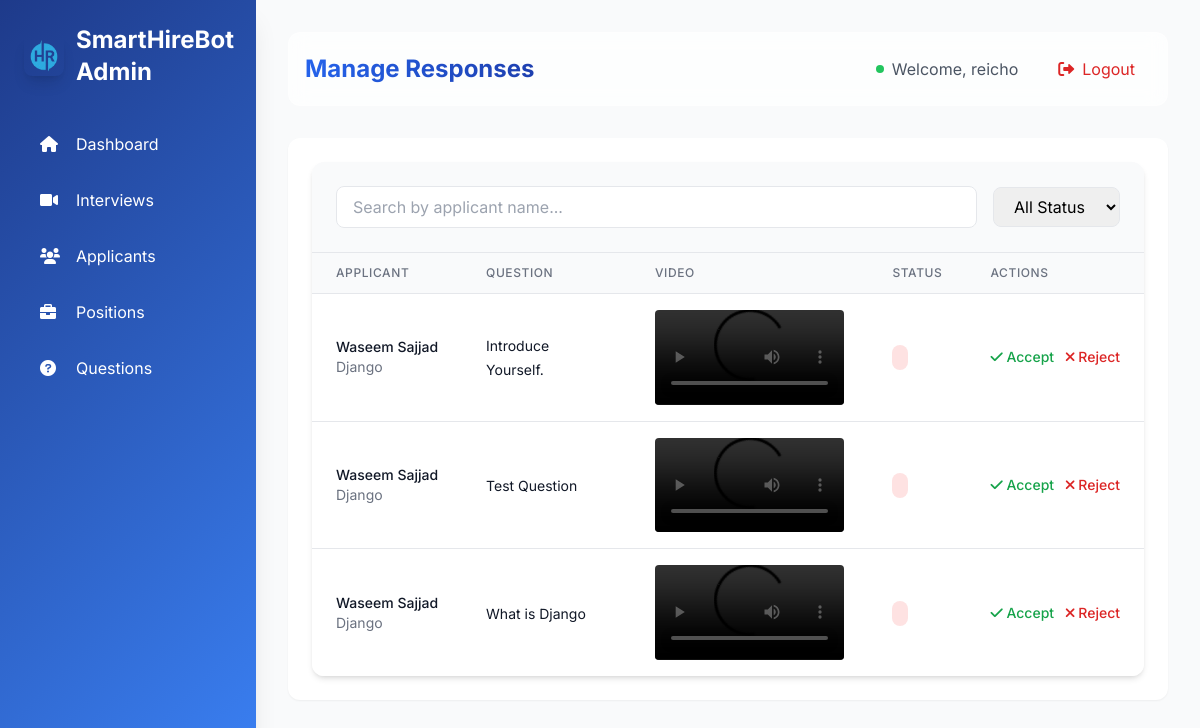
/responses/ (signed in), run on the app's committed database.
### interviews/models.py (models this page shows, shortened)
class ApplicantResponse(models.Model):
    applicant = models.ForeignKey(Applicant, on_delete=models.CASCADE, related_name="responses")
    question = models.ForeignKey(Question, on_delete=models.CASCADE, related_name="responses")
    video_response = models.FileField(upload_to='videos/', null=True, blank=True)
    submission_time = models.DateTimeField(auto_now_add=True)
    score = models.IntegerField(null=True, blank=True)

class Applicant(models.Model):
    STATUS_CHOICES = [
        ('Pending', 'Pending'),
        ('Selected', 'Selected'),
        ('Rejected', 'Rejected'),
    ]
    user = models.ForeignKey(User, on_delete=models.CASCADE, related_name="applicants", null=True, blank=True)
    fullname = models.CharField(max_length=255)
    email = models.EmailField()
    position = models.ForeignKey(Position, on_delete=models.CASCADE, related_name="applicants")
    status = models.CharField(max_length=10, choices=STATUS_CHOICES, default='Pending')
    resume = models.FileField(upload_to='resumes/', null=True, blank=True)
    created_at = models.DateTimeField(auto_now_add=True)
    class Meta:
        unique_together = ('email', 'position')

class Position(models.Model):
    name = models.CharField(max_length=255, unique=True)
    description = models.TextField(blank=True, null=True)
    created_at = models.DateTimeField(auto_now_add=True)
    is_active = models.BooleanField(default=True)

class Question(models.Model):
    text = models.TextField()
    positions = models.ManyToManyField(Position, related_name="questions")
    time_limit = models.IntegerField(default=60)  # Time limit in seconds

### interviews/views.py (the view)
# urls.py: path('responses/', manage_responses, name='manage_responses'),
def manage_responses(request):
    responses = ApplicantResponse.objects.all()
    applicant_id = request.GET.get('applicant')
    if applicant_id:
        responses = responses.filter(applicant_id=applicant_id)
    responses = responses.select_related(
        'applicant', 'question', 'applicant__position'
    ).order_by('-submission_time')
    return render(request, 'admin/manage_responses.html', {
        'responses': responses,
        'applicant_id': applicant_id
    })

### interviews/templates/admin/manage_responses.html (shortened to what this page needs)
{% extends "admin/base_admin.html" %}
{% block admin_content %}
<div class="bg-white rounded-xl shadow-md overflow-hidden">
    <div class="p-6 bg-gray-50 border-b">
        <div class="flex items-center space-x-4">
            <div class="flex-1">
                <input type="text" id="search" placeholder="Search by applicant name..."
                       class="w-full px-4 py-2 border rounded-lg focus:ring-2 focus:ring-blue-500 focus:border-blue-500">
            </div>
            <select id="status-filter" class="px-4 py-2 border rounded-lg focus:ring-2 focus:ring-blue-500 focus:border-blue-500">
                <option value="">All Status</option>
            </select>
        </div>
    </div>
    <div class="overflow-x-auto">
        <table class="min-w-full divide-y divide-gray-200">
            <thead class="bg-gray-50">
                <tr>
                    <th class="px-6 py-3 text-left text-xs font-medium text-gray-500 uppercase tracking-wider">Applicant</th>
                    <th class="px-6 py-3 text-left text-xs font-medium text-gray-500 uppercase tracking-wider">Question</th>
                    <th class="px-6 py-3 text-left text-xs font-medium text-gray-500 uppercase tracking-wider">Video</th>
                    <th class="px-6 py-3 text-left text-xs font-medium text-gray-500 uppercase tracking-wider">Status</th>
                    <th class="px-6 py-3 text-left text-xs font-medium text-gray-500 uppercase tracking-wider">Actions</th>
                </tr>
            </thead>
            <tbody class="bg-white divide-y divide-gray-200">
                {% for response in responses %}
                <tr class="hover:bg-gray-50 transition">
                    <td class="px-6 py-4 whitespace-nowrap">
                        <div class="text-sm">
                            <div class="font-medium text-gray-900">{{ response.applicant.fullname }}</div>
                            <div class="text-gray-500">{{ response.applicant.position.name }}</div>
                        </div>
                    </td>
                    <td class="px-6 py-4">
                        <span class="text-sm text-gray-900">{{ response.question.text|truncatechars:100 }}</span>
                    </td>
                    <td class="px-6 py-4">
                        {% if response.video_response %}
                        <video width="200" controls class="rounded">
                            <source src="{{ response.video_response.url }}" type="video/webm">
                        </video>
                        {% else %}
                        <span class="text-sm text-gray-500">No video uploaded</span>
                        {% endif %}
                    </td>
                    <td class="px-6 py-4 whitespace-nowrap">
                        <span class="px-2 py-1 text-sm rounded-full
                            {% if response.status == 'Pending' %}bg-yellow-100 text-yellow-800
                            {% elif response.status == 'Accepted' %}bg-green-100 text-green-800
                            {% else %}bg-red-100 text-red-800{% endif %}">
                        </span>
                    </td>
                    <td class="px-6 py-4 whitespace-nowrap text-sm font-medium space-x-2">
                        <button onclick="acceptResponse({{ response.id }})"
                                class="text-green-600 hover:text-green-900">
                            <i class="fas fa-check"></i> Accept
                        </button>
                        <button onclick="rejectResponse({{ response.id }})"
                                class="text-red-600 hover:text-red-900">
                            <i class="fas fa-times"></i> Reject
                        </button>
                    </td>
                </tr>
                {% empty %}
                <tr>
                    <td colspan="5" class="px-6 py-4 text-center text-gray-500">
                        No responses available.
                    </td>
                </tr>
                {% endfor %}
            </tbody>
        </table>
    </div>
</div>
{% endblock %}

### interviews/templates/admin/base_admin.html (shortened to what this page needs)
{% load static %}
<!DOCTYPE html>
<html lang="en">
  <head>
    <script src="https://cdn.tailwindcss.com"></script>
    <link href="https://cdn.jsdelivr.net/npm/sweetalert2@11/dist/sweetalert2.min.css" rel="stylesheet">
    <link
      href="https://cdnjs.cloudflare.com/ajax/libs/font-awesome/6.0.0/css/all.min.css"
      rel="stylesheet"
    />
  </head>
  <body class="bg-gray-50">
    <div
      id="sidebar"
      class="sidebar fixed inset-y-0 left-0 w-64 gradient-bg text-white shadow-xl z-30"
    >
      <div class="p-6">
        <div class="flex items-center space-x-3 mb-8">
          <img
            src="{% static 'images/logo.png' %}"
            alt="VHR Logo"
            class="w-10 h-10 rounded-lg object-cover shadow-lg"
          />
          <h1 class="text-2xl font-bold">SmartHireBot Admin</h1>
        </div>
        <nav class="space-y-2">
          <a
            href="{% url 'admin_dashboard' %}"
            class="sidebar-item flex items-center py-3 px-4 rounded-lg transition {% if request.resolver_match.url_name == 'admin_dashboard' %}bg-white bg-opacity-20{% endif %} hover:bg-white hover:bg-opacity-10"
          >
            <i class="fas fa-home w-6"></i>
            <span class="ml-3">Dashboard</span>
          </a>
          <a
            href="{% url 'manage_interviews' %}"
            class="sidebar-item flex items-center py-3 px-4 rounded-lg transition {% if request.resolver_match.url_name == 'manage_interviews' %}bg-white bg-opacity-20{% endif %} hover:bg-white hover:bg-opacity-10"
          >
            <i class="fas fa-video w-6"></i>
            <span class="ml-3">Interviews</span>
          </a>
          <a
            href="{% url 'manage_unique_applicants' %}"
            class="sidebar-item flex items-center py-3 px-4 rounded-lg transition {% if request.resolver_match.url_name == 'manage_unique_applicants' %}bg-white bg-opacity-20{% endif %} hover:bg-white hover:bg-opacity-10"
          >
            <i class="fas fa-users w-6"></i>
            <span class="ml-3">Applicants</span>
          </a>
          <a
            href="{% url 'manage_positions' %}"
            class="sidebar-item flex items-center py-3 px-4 rounded-lg transition {% if request.resolver_match.url_name == 'manage_positions' %}bg-white bg-opacity-20{% endif %} hover:bg-white hover:bg-opacity-10"
          >
            <i class="fas fa-briefcase w-6"></i>
            <span class="ml-3">Positions</span>
          </a>
          <a
            href="{% url 'manage_questions' %}"
            class="sidebar-item flex items-center py-3 px-4 rounded-lg transition {% if request.resolver_match.url_name == 'manage_questions' %}bg-white bg-opacity-20{% endif %} hover:bg-white hover:bg-opacity-10"
          >
            <i class="fas fa-question-circle w-6"></i>
            <span class="ml-3">Questions</span>
          </a>
        </nav>
      </div>
    </div>
    <div class="main-content ml-0 md:ml-64 p-8 min-h-screen">
      <div
        class="flex justify-between items-center mb-8 p-4 glassmorphism rounded-xl"
      >
        <h2
          class="text-2xl font-bold bg-gradient-to-r from-blue-600 to-blue-800 bg-clip-text text-transparent"
        >
        </h2>
        <div class="flex items-center space-x-6">
          <div class="flex items-center space-x-2">
            <div class="w-2 h-2 bg-green-500 rounded-full"></div>
            <span class="text-gray-600"
              >Welcome, {{ request.user.username }}</span
            >
          </div>
          <form method="POST" action="{% url 'admin_logout' %}" class="inline">
            <button
              type="submit"
              class="flex items-center space-x-2 px-4 py-2 rounded-lg text-red-600 hover:bg-red-50 transition-colors"
            >
              <i class="fas fa-sign-out-alt"></i>
              <span>Logout</span>
            </button>
          </form>
        </div>
      </div>
      <div class="p-6 bg-white rounded-xl shadow-sm">
        {% block admin_content %}{% endblock %}
      </div>
    </div>
  </body>
</html>

### interviews/templates/admin/base_admin.html (style rules this page uses)
body { font-family: "Inter", sans-serif; }
.sidebar-item { transition: all 0.3s ease; }
.glassmorphism { background: rgba(255, 255, 255, 0.7); backdrop-filter: blur(10px); border: 1px solid rgba(255, 255, 255, 0.18); }
.gradient-bg { background: linear-gradient(135deg, #1e3a8a 0%, #3b82f6 100%); }

### data on the page
ApplicantResponse: applicant.fullname "Waseem Sajjad", applicant.position.name "Django", question.text "Introduce Yourself."
ApplicantResponse: applicant.fullname "Waseem Sajjad", applicant.position.name "Django", question.text "Test Question"
ApplicantResponse: applicant.fullname "Waseem Sajjad", applicant.position.name "Django", question.text "What is Django"

### other printed values
{{ request.user.username }} "reicho"
